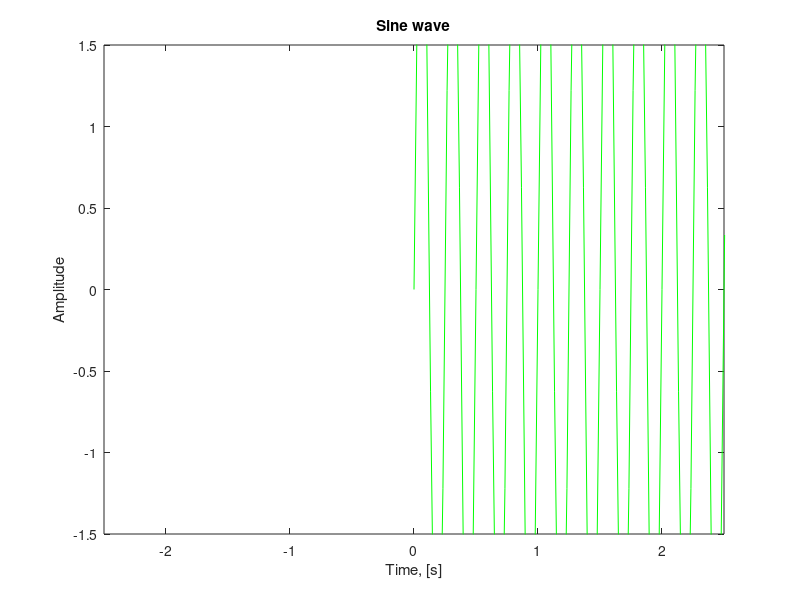

Reproduce this figure in MATLAB.
close all;
clc;
clear all;
% ----------------------------------
% STEP 1: Generating the sine wave  
% ----------------------------------

f1 = 4;
N  = 300; % Number of Samples; Number of pints in analog signal
Fs = 30; % Sampling Frequency in Hz % Sampling Time(Ts) = 1/Fs = 1/30 = 0.033 sec
t = (0:N/2-1)/Fs; % Time axis from 0 sec to 4.97  sec
a = 3;
y = a*sin(2*pi*f1*t); % generates the sine wave

%subplot (2,1,1);
plot(t, y, 'g');
title("Sine wave");
xlabel("Time, [s]");
ylabel("Amplitude");

ylim([-1.5 1.5]), xlim([-2.5 2.5])
%subplot (2,1,2);
%plot(t, y, 'r');
%title("Sine wave");
%xlabel("Time, [s]");
%ylabel("Amplitude");
%grid;